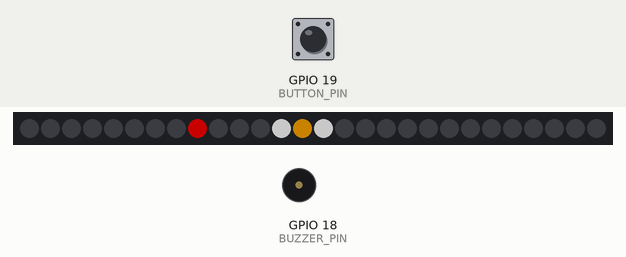
Simulated run of this sketch. Board: ESP32. Shown: 28 RGB LEDs in strip order, left to right, buzzer (waves = sounding). The test bench sets the inputs (shaded band); at power-on: GPIO 19 (BUTTON_PIN) HIGH. Dim RGB values are drawn brighter than linear; random numbers use the default seed unless the sketch sets one; what the sketch prints to the serial monitor is not drawn.

Above: at 1.2 s.
1.3 s: GPIO 19 (BUTTON_PIN) pulled LOW for 0.15 s
At 4.6 s:
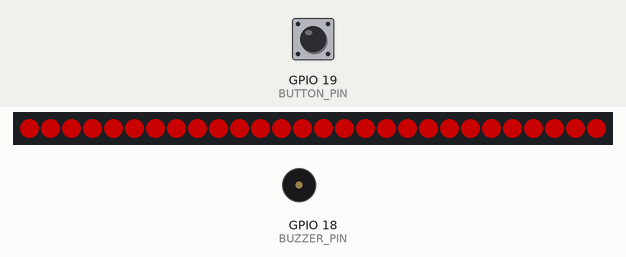
4.7 s: GPIO 19 (BUTTON_PIN) pulled LOW for 1 s
At 5.9 s:
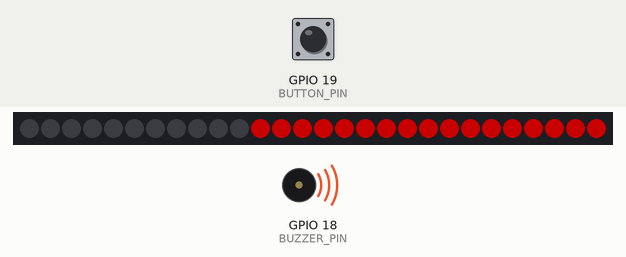
9.3 s: GPIO 19 (BUTTON_PIN) pulled LOW for 1 s
At 10.25 s:
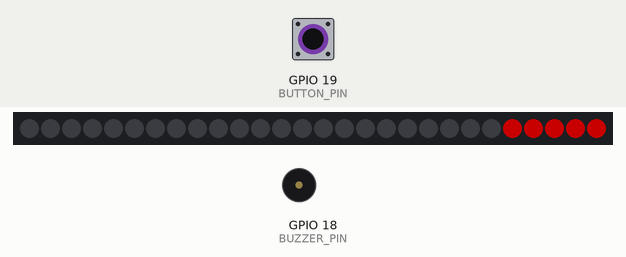
13.9 s: GPIO 19 (BUTTON_PIN) pulled LOW for 0.15 s
At 14.32 s:
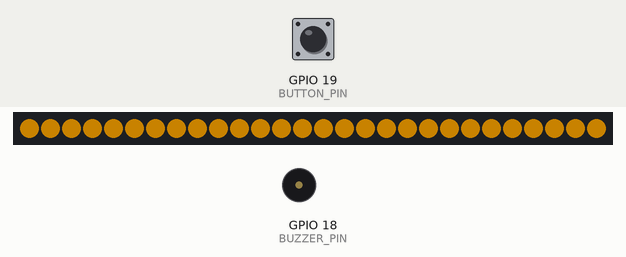
14.6 s: GPIO 19 (BUTTON_PIN) pulled LOW for 3.2 s
At 14.74 s:
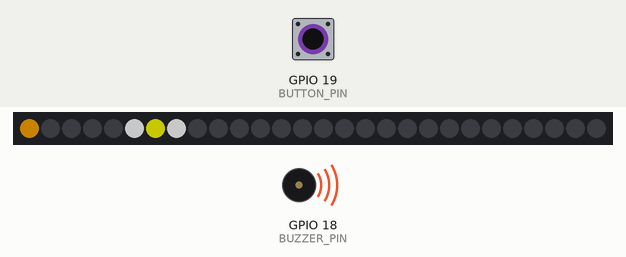
Timing chart, 0 to 17.6 s (numbered marks = the images above; inputs shaded):
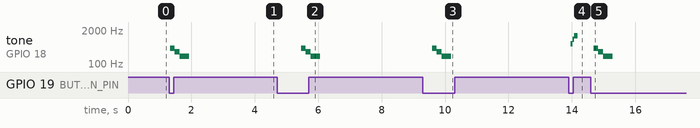

Measured:
- after the input at 4.7 s, tone on GPIO 18 (BUZZER_PIN): silent → 400 Hz after 0.76 s, → 300 Hz 0.15 s later, → 200 Hz 0.15 s later, → silent 0.30 s later
- after the input at 9.3 s, tone on GPIO 18 (BUZZER_PIN): silent → 400 Hz after 0.29 s, → 300 Hz 0.15 s later, → 200 Hz 0.15 s later, → silent 0.30 s later
- after the input at 13.9 s, tone on GPIO 18 (BUZZER_PIN): silent → 600 Hz after 0.06 s, → 900 Hz 0.06 s later, → 1200 Hz 0.06 s later, → silent 0.10 s later
- after the input at 14.6 s, tone on GPIO 18 (BUZZER_PIN): silent → 400 Hz after 0.09 s, → 300 Hz 0.15 s later, → 200 Hz 0.15 s later, → silent 0.30 s later

The sketch:

cyclone_game.ino
```cpp
//Cyclone Game - ESP32 Version (Modified to match Adafruit_NeoPixel behavior)
#include <FastLED.h>

// Pin Definitions for ESP32
#define BUTTON_PIN    19  // GPIO15 - Pushbutton input
#define PIXEL_PIN     5  //  - WS2812B data pin
#define BUZZER_PIN    18  // GPIO17 - Buzzer output

// LED Configuration
#define NUM_LEDS      28  // 25 LEDs
#define LED_TYPE      WS2812B
#define COLOR_ORDER   GRB

// Brightness (0-255)
#define BRIGHTNESS    100

// Game speed constants
const float LEVEL       = 0.008;
const float FINAL_LEVEL = 0.02;
const float START_SPEED = 0.12;

// ── Buzzer Struct Definition ─────────────────────────────────
struct BuzzerNote {
  int freq;
  int dur;
};

// ── State Machine ────────────────────────────────────────────
enum GameState {
  STATE_RUNNING,
  STATE_HIT_FLASH,
  STATE_GAME_OVER_CHASE,
  STATE_GAME_OVER_FLASH_ON,
  STATE_GAME_OVER_FLASH_OFF,
  STATE_GAME_OVER_HOLD,
  STATE_WIN_RAINBOW,
  STATE_WIN_CLEAR
};

GameState gameState = STATE_RUNNING;

// ── Colors ───────────────────────────────────────────────────
CRGB colors[12];

void initColors() {
  colors[0]  = CRGB::Red;
  colors[1]  = CRGB::Orange;
  colors[2]  = CRGB::Yellow;
  colors[3]  = CRGB::Green;
  colors[4]  = CRGB::Teal;
  colors[5]  = CRGB::Cyan;
  colors[6]  = CRGB::Blue;
  colors[7]  = CRGB::Purple;
  colors[8]  = CRGB::Magenta;
  colors[9]  = CRGB::Gold;
  colors[10] = CRGB::Aqua;
  colors[11] = CRGB::HotPink;
}

// ── Game Variables ───────────────────────────────────────────
int   num        = 0;
int   last_num   = 0;
int   now_color  = 0;
int   next_color = 1;
float speed      = START_SPEED;
bool  new_target   = true;
bool  button_state = false;
int   x, y, z;  // Target zone (3 LEDs)

// ── Timing ───────────────────────────────────────────────────
unsigned long lastPixelTime = 0;
unsigned long stateTimer    = 0;
int           flashCount    = 0;
int           chaseIndex    = 0;
int           rainbowJ      = 0;

// ── Non-blocking Buzzer Variables ────────────────────────────
BuzzerNote buzzerQueue[8];
int        buzzerQueueLen = 0;
int        buzzerQueueIdx = 0;
bool       buzzerActive   = false;
unsigned long buzzerEndTime = 0;

// Define the array of leds
CRGB leds[NUM_LEDS];

// ── Function Prototypes ──────────────────────────────────────
void buzzerUpdate();
void buzzerPlay(BuzzerNote* notes, int len);
void buzzerHit();
void buzzerWin();
void buzzerGameOver();
void buzzerTick();
CRGB colorWheel(byte pos);  // Changed to return CRGB instead of uint32_t
void drawTarget();
bool onTarget(int p);
void resetGame();

// ── Buzzer Functions (Non-blocking) ──────────────────────────
void buzzerUpdate() {
  unsigned long now = millis();
  if (buzzerActive && now >= buzzerEndTime) {
    noTone(BUZZER_PIN);
    buzzerActive = false;
    buzzerQueueIdx++;
  }
  if (!buzzerActive && buzzerQueueIdx < buzzerQueueLen) {
    BuzzerNote n = buzzerQueue[buzzerQueueIdx];
    tone(BUZZER_PIN, n.freq, n.dur);
    buzzerEndTime = now + n.dur;
    buzzerActive  = true;
  }
}

void buzzerPlay(BuzzerNote* notes, int len) {
  for (int i = 0; i < len; i++) buzzerQueue[i] = notes[i];
  buzzerQueueLen = len;
  buzzerQueueIdx = 0;
  buzzerActive   = false;
  noTone(BUZZER_PIN);
}

void buzzerHit() {
  BuzzerNote n[] = {{600,60},{900,60},{1200,100}};
  buzzerPlay(n, 3);
}

void buzzerWin() {
  BuzzerNote n[] = {{523,100},{659,100},{784,100},{1047,250}};
  buzzerPlay(n, 4);
}

void buzzerGameOver() {
  BuzzerNote n[] = {{400,150},{300,150},{200,300}};
  buzzerPlay(n, 3);
}

void buzzerTick() {
  if (!buzzerActive && buzzerQueueIdx >= buzzerQueueLen) {
    tone(BUZZER_PIN, 1200, 5);
  }
}

// ── Rainbow helper (FIXED - returns CRGB instead of uint32_t) ──
CRGB colorWheel(byte pos) {
  pos = 255 - pos;
  if (pos < 85) {
    return CRGB(255 - pos * 3, 0, pos * 3);
  }
  if (pos < 170) {
    pos -= 85;
    return CRGB(0, pos * 3, 255 - pos * 3);
  }
  pos -= 170;
  return CRGB(pos * 3, 255 - pos * 3, 0);
}

// ── Draw target zone (3 LEDs) ────────────────────────────────
void drawTarget() {
  leds[x] = CRGB::White;
  leds[y] = colors[next_color];
  leds[z] = CRGB::White;
}

bool onTarget(int p) {
  return (p == x || p == y || p == z);
}

// ── Reset Game ───────────────────────────────────────────────
void resetGame() {
  num        = 0;
  last_num   = 0;
  speed      = START_SPEED;
  next_color = 1;
  now_color  = 0;
  new_target = true;
  fill_solid(leds, NUM_LEDS, CRGB::Black);
  FastLED.show();
  gameState  = STATE_RUNNING;
  Serial.println("Game reset.");
}

// ── Setup ────────────────────────────────────────────────────
void setup() {
  Serial.begin(115200);
  Serial.println();
  Serial.println("Cyclone Game Starting on ESP32...");

  // Initialize pins
  pinMode(BUTTON_PIN, INPUT_PULLUP);
  pinMode(BUZZER_PIN, OUTPUT);
  digitalWrite(BUZZER_PIN, LOW);

  // Initialize colors
  initColors();

  // Initialize LEDs
  FastLED.addLeds<LED_TYPE, PIXEL_PIN, COLOR_ORDER>(leds, NUM_LEDS);
  FastLED.setBrightness(BRIGHTNESS);
  FastLED.clear();
  FastLED.show();

  randomSeed(analogRead(0));  // ESP32 doesn't have A0 like Arduino, use GPIO pin

  Serial.println("WS2812B 25-LED game ready!");
  Serial.print("Using GPIO pins - Button: ");
  Serial.print(BUTTON_PIN);
  Serial.print(", LED: ");
  Serial.print(PIXEL_PIN);
  Serial.print(", Buzzer: ");
  Serial.println(BUZZER_PIN);
}

// ── Main Loop ────────────────────────────────────────────────
void loop() {
  buzzerUpdate();  // Handle non-blocking buzzer

  bool btnPressed = (digitalRead(BUTTON_PIN) == LOW);
  if (btnPressed && !button_state) button_state = true;

  unsigned long now = millis();

  if (gameState == STATE_RUNNING) {
    // Generate new target zone if needed
    if (new_target) {
      y = random(1, NUM_LEDS - 1);
      x = y - 1;
      z = y + 1;
      new_target = false;
      Serial.printf("New target → x:%d  y:%d  z:%d\n", x, y, z);
    }

    drawTarget();

    // Move the chaser LED
    if ((now - lastPixelTime) >= (unsigned long)(speed * 1000)) {
      lastPixelTime = now;

      // Clear previous LED
      if (num > 0) {
        last_num = num - 1;
        leds[last_num] = CRGB::Black;
      }

      // Redraw target if it was cleared
      if (onTarget(last_num)) drawTarget();

      // Draw current chaser LED
      if (num < NUM_LEDS) {
        leds[num] = colors[now_color];
        buzzerTick();  // Quick beep on LED change
        num++;
      }

      // Reset to beginning if reached end
      if (num == NUM_LEDS) {
        leds[num - 1] = CRGB::Black;
        num = 0;
      }

      FastLED.show();

      // Check for button press on target
      if (onTarget(last_num) && btnPressed) {
        button_state = false;
        Serial.printf("HIT!  chaser:%d  target:%d-%d-%d\n", last_num, x, y, z);
        buzzerHit();

        // Flash with next color
        fill_solid(leds, NUM_LEDS, colors[next_color]);
        FastLED.show();

        num        = 0;
        stateTimer = now;
        gameState  = STATE_HIT_FLASH;
      }
      else if (!onTarget(last_num) && btnPressed) {
        button_state = false;
        Serial.printf("MISS! chaser:%d  target:%d-%d-%d\n", last_num, x, y, z);
        buzzerGameOver();

        // Flash with current color
        fill_solid(leds, NUM_LEDS, colors[now_color]);
        FastLED.show();

        num        = 0;
        chaseIndex = 0;
        stateTimer = now;
        gameState  = STATE_GAME_OVER_CHASE;
      }
    }
  }
  else if (gameState == STATE_HIT_FLASH) {
    if (now - stateTimer >= 500) {
      // Clear and increase difficulty
      fill_solid(leds, NUM_LEDS, CRGB::Black);
      FastLED.show();

      speed -= LEVEL;
      next_color = (next_color + 1) % 12;
      now_color  = (now_color + 1) % 12;
      new_target = true;
      lastPixelTime = now;
      Serial.printf("Speed: %.4f seconds between steps\n", speed);

      if (speed <= FINAL_LEVEL) {
        buzzerWin();
        rainbowJ   = 0;
        stateTimer = now;
        gameState  = STATE_WIN_RAINBOW;
      } else {
        gameState = STATE_RUNNING;
      }
    }
  }
  else if (gameState == STATE_GAME_OVER_CHASE) {
    if (now - stateTimer >= 25) {
      stateTimer = now;
      if (chaseIndex < NUM_LEDS) {
        leds[chaseIndex] = CRGB::Black;
        FastLED.show();
        chaseIndex++;
      } else {
        flashCount = 0;
        fill_solid(leds, NUM_LEDS, CRGB::Red);
        FastLED.show();
        stateTimer = now;
        gameState  = STATE_GAME_OVER_FLASH_ON;
      }
    }
  }
  else if (gameState == STATE_GAME_OVER_FLASH_ON) {
    if (now - stateTimer >= 400) {
      fill_solid(leds, NUM_LEDS, CRGB::Black);
      FastLED.show();
      stateTimer = now;
      gameState  = STATE_GAME_OVER_FLASH_OFF;
    }
  }
  else if (gameState == STATE_GAME_OVER_FLASH_OFF) {
    if (now - stateTimer >= 400) {
      flashCount++;
      if (flashCount < 3) {
        fill_solid(leds, NUM_LEDS, CRGB::Red);
        FastLED.show();
        stateTimer = now;
        gameState  = STATE_GAME_OVER_FLASH_ON;
      } else {
        fill_solid(leds, NUM_LEDS, CRGB::Red);
        FastLED.show();
        stateTimer = now;
        gameState  = STATE_GAME_OVER_HOLD;
      }
    }
  }
  else if (gameState == STATE_GAME_OVER_HOLD) {
    if (now - stateTimer >= 1000) {
      resetGame();
    }
  }
  else if (gameState == STATE_WIN_RAINBOW) {
    if (now - stateTimer >= 12) {
      stateTimer = now;
      for (int i = 0; i < NUM_LEDS; i++) {
        int idx = (i * 256 / NUM_LEDS) + rainbowJ;
        leds[i] = colorWheel(idx & 255);  // FIXED: Direct assignment now works
      }
      FastLED.show();
      rainbowJ++;
      if (rainbowJ >= 512) {
        stateTimer = now;
        gameState  = STATE_WIN_CLEAR;
      }
    }
  }
  else if (gameState == STATE_WIN_CLEAR) {
    if (now - stateTimer >= 800) {
      resetGame();
    }
  }

  yield();  // Required for ESP32
}
```
